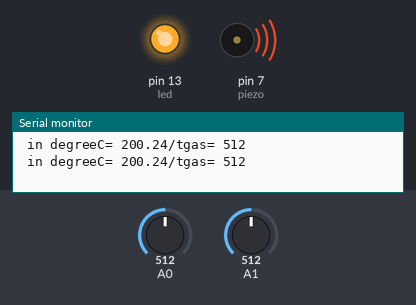
The sketch below on a simulated Arduino Uno, built with avr-gcc and run on an emulated ATmega328P. On the bench: output pins drawn as LEDs (lit = HIGH), buzzer (waves = sounding, pin HIGH), the last lines printed to the serial monitor. Inputs (shaded band) come from the test bench; at power-on: A1 = 512, A0 = 512.

Above: at 1.8 s.
1.9 s: A1 set to 279
3.4 s: A1 set to 255
At 4.4 s:
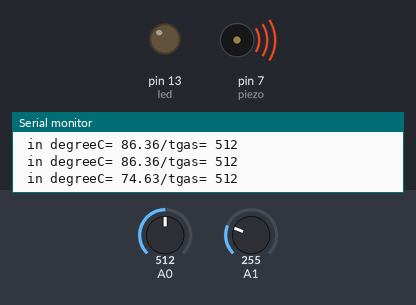
5.5 s: A0 set to 105
7.2 s: A0 set to 94
At 8.8 s:
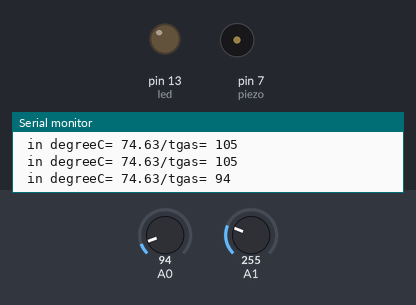
9.5 s: A1 set to 306
At 10.4 s:
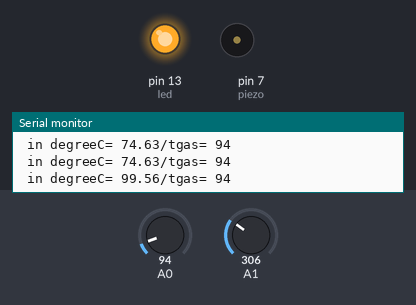
11.5 s: A1 set to 122
At 13.2 s:
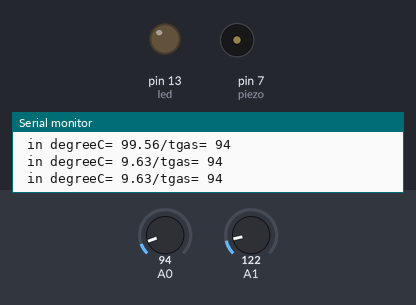
Timing chart, 0 to 14.5 s (numbered marks = the images above; inputs shaded):
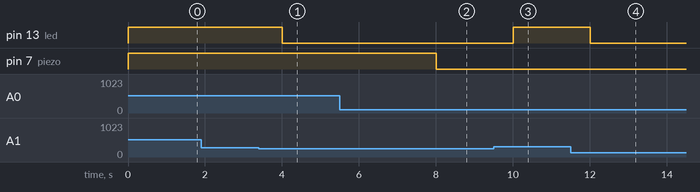

Measured:
- the behaviour switches between 266 and 265 on A1 (found by bisection; images 0 and 1)
- the behaviour switches between 100 and 99 on A0 (found by bisection; images 1 and 2)
- after the input at 3.4 s, pin 13 (led): HIGH → LOW after 0.60 s
- after the input at 7.2 s, pin 7 (piezo): HIGH → LOW after 0.81 s
- after the input at 9.5 s, pin 13 (led): LOW → HIGH after 0.51 s
- after the input at 11.5 s, pin 13 (led): HIGH → LOW after 0.51 s

The sketch:

fire_alarm_systam1.ino
```cpp
// C++ code
//
float temp;
float vout;
float vout1;
int led=13;
int gas;
int piezo=7;
void setup()
{
  pinMode(A0, INPUT);
  pinMode(A1, INPUT);
  pinMode(led, OUTPUT);
  pinMode(piezo, OUTPUT);
  Serial.begin(9600);
}

void loop()
{
  vout=analogRead(A1);
  vout1=(vout/1023)*5000;
  temp=(vout1-500)/10;
  gas=analogRead(A0);
  if(temp>=80)
  {

  digitalWrite(led, HIGH);
  }
  else
  {
  digitalWrite(led, LOW);
  }
  if(gas>=100)
  {
   digitalWrite(piezo,HIGH);
  }
  else
  {
digitalWrite(piezo,LOW);
  }
Serial.print(" in degreeC=");
  Serial.print(" ");
  Serial.print(temp);
  Serial.print("/t");
  Serial.print("gas=");
  Serial.print(" ");
  Serial.print(gas);
  Serial.println();
  delay(1000);

}
```
